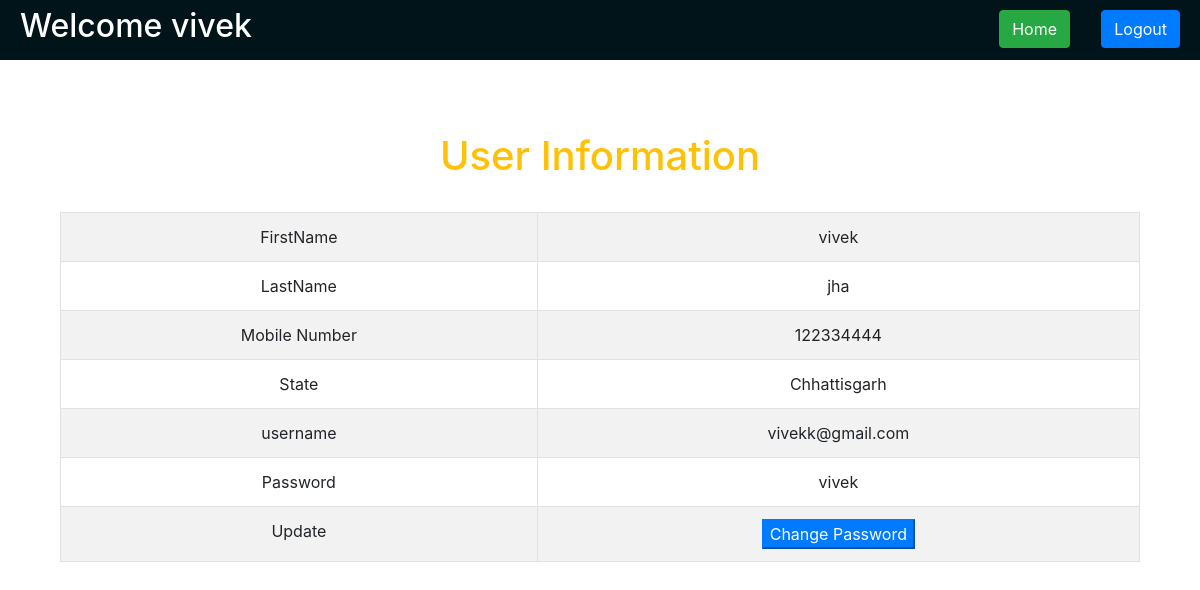
The app's page /Farmer_Profile.php (signed in) with its own data.
### tables this page shows
CREATE TABLE `flogin` (
  `id` int(11) NOT NULL,
  `fname` varchar(255) NOT NULL,
  `LNAME` varchar(255) NOT NULL,
  `MNO` varchar(255) NOT NULL,
  `STATE` varchar(255) NOT NULL,
  `birthhd` date NOT NULL,
  `mail` text NOT NULL,
  `pass` varchar(255) NOT NULL
);

### Farmer_Profile.php (the view, shortened to what this page needs)
<?php
$adminlogin = $_SESSION['FarmerLoginId'];
$con = mysqli_connect("localhost","root","","login1");
         $q = "select  fname from flogin where mail ='{$adminlogin}'";
         $query= mysqli_query($con,$q);
         $res = mysqli_fetch_array($query)
?>
<!DOCTYPE html>
<html>
<head>
</head>
<body>
 <link rel="stylesheet" href="https://stackpath.bootstrapcdn.com/bootstrap/4.5.2/css/bootstrap.min.css">
    <link rel="stylesheet" href="https://stackpath.bootstrapcdn.com/font-awesome/4.7.0/css/font-awesome.min.css">
    <link rel="stylesheet" type="text/css" href="Farmer_Profile.css">
<div class="container-fluid" style="background-color:  #00141a; height:60px; width:100%; padding: 7px 20px;">
    <h2 style="color: white;">Welcome <?php echo $res['fname']; ?> </h2>
  </div>
    <form method="POST">
  <button class="btn btn-primary" style="float: right; margin-right: 20px; margin-top: -50px;" name="Logout">Logout</button>
   <button class="btn btn-success " style="float: right; margin-right: 130px; margin-top: -50px;"
    name="profile" formaction="Farmer_Home_page.php">Home</button>
  </form >
<br>
<div class="container-fluid1">
	<div class="container">
	<div class="col-lg-12"><br><br>
		<h1 class="text-warning text-center">User Information </h1>
		<br>
		<table class="table table-striped table-hover table-bordered">
			<?php
				 $con = mysqli_connect("localhost","root","","login1");
				 $q = "select  id,fname,LNAME,MNO,STATE,mail,pass from flogin where mail='{$adminlogin}'";
				 $query= mysqli_query($con,$q);
				 while ($res = mysqli_fetch_array($query)) {
	?>
			<tr class="text-center">
          <td>FirstName</td>
				<td> <?php echo $res['fname']; ?> </td></tr>
			<tr class="text-center">
        <td>LastName</td>
      	<td> <?php echo $res['LNAME']; ?> </td></tr>
        <tr class="text-center">
          <td>Mobile Number</td>
				<td> <?php echo $res['MNO']; ?> </td></tr>
        <tr class="text-center">
              <td>State</td>
				<td> <?php echo $res['STATE']; ?> </td>	</tr>
        <tr class="text-center">
              <td>username</td>
				<td> <?php echo $res['mail']; ?> </td></tr>
        <tr class="text-center">
            <td>Password</td>
				<td> <?php echo $res['pass']; ?> </td>
      </tr>
      <tr class="text-center">
        <td>Update</td>
				<td> <button class="btn-primary "> <a href="Farmer_profile_update.php?id=<?php echo $res['id'];?>" class="text-white"> Change Password</a> </button></td></tr>
			<?php
                }
			?>
		</table>
	</div>
</div>
</div>
</body>
</html>

### Farmer_Profile.css (style rules this page uses)
.container-fluid { background-color: black; height: 60px; width:100%; }

### records on screen
flogin: fname "vivek", LNAME "jha", MNO "122334444", STATE "Chhattisgarh", mail "vivekk@gmail.com", pass "vivek"
